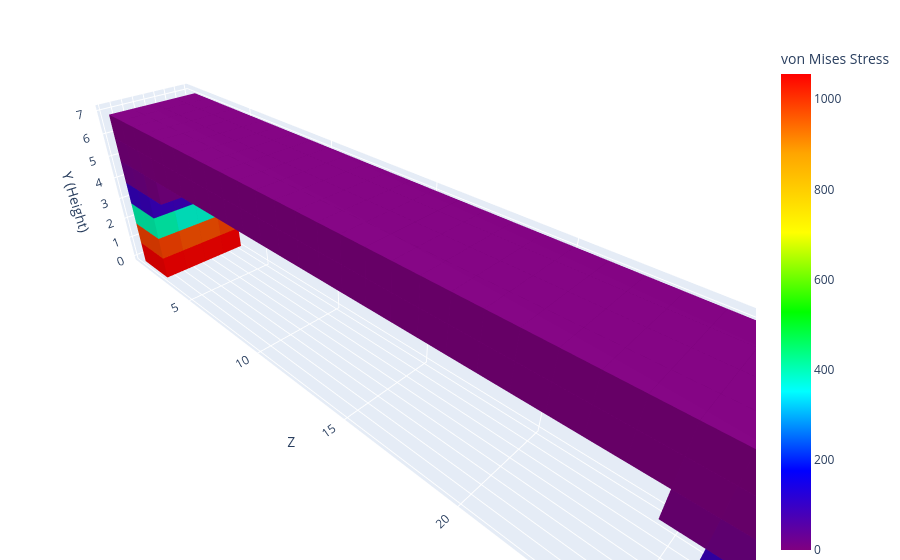

The notebook cell saved with this chart:
### Code cell
res = compute_von_mises_stress(
    coords,
    n_t_steps=100,
    progress=True,
)
plotly_blocks.plot(coords, color=res.von_mises, colorbar_title="von Mises Stress", alpha=1)

### Figure 1 — Plotly figure (JSON) as saved in the notebook; plotly's stock layout.template omitted (floating-point values rounded to 4 significant figures; data arrays with more than 128 entries replaced by an {"elided": "..."} marker saying what was removed)
{"data": [{"facecolor": {"elided": "3648 str values"}, "flatshading": true, "i": {"elided": "3648 int values"}, "j": {"elided": "3648 int values"}, "k": {"elided": "3648 int values"}, "opacity": 1, "type": "mesh3d", "x": {"elided": "2432 int values"}, "y": {"elided": "2432 int values"}, "z": {"elided": "2432 int values"}}, {"marker": {"cmax": 1056.0, "cmin": 0, "color": {"elided": "304 float values"}, "colorbar": {"title": {"text": "von Mises Stress"}}, "colorscale": [[0, "#800080"], [0.1667, "#0000FF"], [0.3333, "#00FFFF"], [0.5, "#00FF00"], [0.6667, "#FFFF00"], [0.8333, "#FFA500"], [1, "#FF0000"]], "size": 0.1}, "mode": "markers", "showlegend": false, "type": "scatter3d", "x": [null], "y": [null], "z": [null]}], "layout": {"legend": {"itemsizing": "constant"}, "margin": {"b": 0, "l": 0, "r": 0, "t": 40}, "scene": {"aspectmode": "data", "xaxis": {"title": {"text": "X"}}, "yaxis": {"title": {"text": "Z"}}, "zaxis": {"title": {"text": "Y (Height)"}}}, "title": {"text": ""}}}
